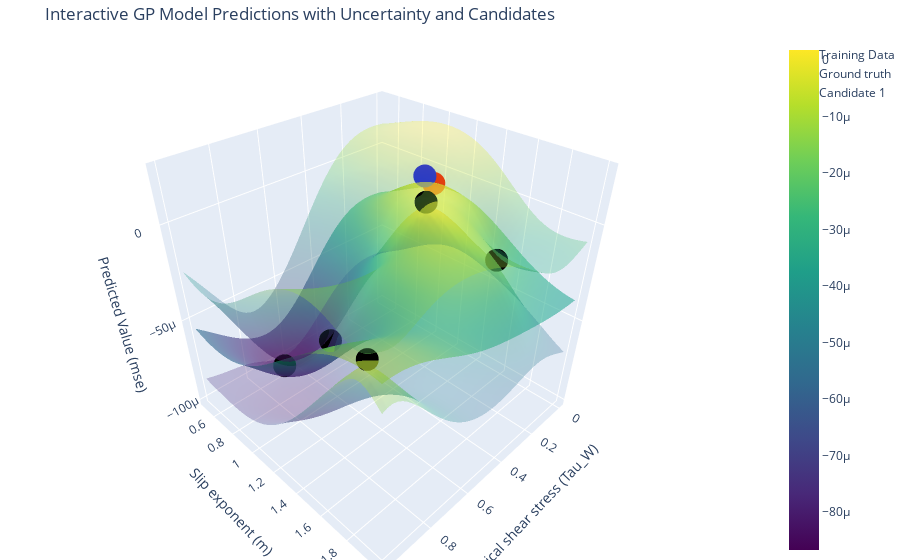

The notebook cell saved with this chart:
### Code cell
fig = go.Figure()



fig.add_trace(go.Surface(
    x=x_grid, y=y_grid, z=pred_mean,
    colorscale='Viridis', opacity=0.6, name="GP Mean"
))


fig.add_trace(go.Surface(
    x=x_grid, y=y_grid, z=pred_mean + pred_std,
    colorscale='Viridis', opacity=0.3, showscale=False, name="GP Mean + Std"
))


fig.add_trace(go.Surface(
    x=x_grid, y=y_grid, z=pred_mean - pred_std,
    colorscale='Viridis', opacity=0.3, showscale=False, name="GP Mean - Std"
))


fig.add_trace(go.Scatter3d(
    x=train_x[:, 0].numpy(),
    y=train_x[:, 1].numpy(),
    z=train_y.flatten().numpy(),
    mode='markers',
    marker=dict(size=8, color='black'),
    name='Training Data'
))

fig.add_trace(go.Scatter3d(
    x=[0.1],
    y=[1],
    z=[0],
    mode='markers',
    marker=dict(size=8, color='blue'),
    name='Ground truth'
)
)

for i in range(candidate.shape[0]):  
    
    cand = model(input_transform(candidate[i].unsqueeze(0)))
    cand_var = torch.diagonal(cand.covariance_matrix, 0)
    cand_mean, _ = outcome_transform.untransform(cand.mean, cand_var)
    
    
    fig.add_trace(go.Scatter3d(
        x=[candidate[i, 0].item()],
        y=[candidate[i, 1].item()],
        z=[cand_mean.item()],
        mode='markers',
        marker=dict(size=8, color='red'),
        name=f'Candidate {i + 1}'
    ))


fig.update_layout(
    scene=dict(
        xaxis_title="Critical shear stress (Tau_W)",
        yaxis_title="Slip exponent (m)",
        zaxis_title="Predicted Value (mse)"
        
        
    ),
    title="Interactive GP Model Predictions with Uncertainty and Candidates",
    margin=dict(l=0, r=0, b=0, t=40)
)

# Show the plot
fig.show()
fig.write_html("gp_model_predictions.html")

### Figure 1 — Plotly figure (JSON) as saved in the notebook; plotly's stock layout.template omitted (floating-point values rounded to 4 significant figures; data arrays with more than 128 entries replaced by an {"elided": "..."} marker saying what was removed)
{"data": [{"colorscale": [[0, "#440154"], [0.1111, "#482878"], [0.2222, "#3e4989"], [0.3333, "#31688e"], [0.4444, "#26828e"], [0.5556, "#1f9e89"], [0.6667, "#35b779"], [0.7778, "#6ece58"], [0.8889, "#b5de2b"], [1, "#fde725"]], "name": "GP Mean", "opacity": 0.6, "type": "surface", "x": {"elided": "50x50 float values"}, "y": {"elided": "50x50 float values"}, "z": {"elided": "50x50 float values"}}, {"colorscale": [[0, "#440154"], [0.1111, "#482878"], [0.2222, "#3e4989"], [0.3333, "#31688e"], [0.4444, "#26828e"], [0.5556, "#1f9e89"], [0.6667, "#35b779"], [0.7778, "#6ece58"], [0.8889, "#b5de2b"], [1, "#fde725"]], "name": "GP Mean + Std", "opacity": 0.3, "showscale": false, "type": "surface", "x": {"elided": "50x50 float values"}, "y": {"elided": "50x50 float values"}, "z": {"elided": "50x50 float values"}}, {"colorscale": [[0, "#440154"], [0.1111, "#482878"], [0.2222, "#3e4989"], [0.3333, "#31688e"], [0.4444, "#26828e"], [0.5556, "#1f9e89"], [0.6667, "#35b779"], [0.7778, "#6ece58"], [0.8889, "#b5de2b"], [1, "#fde725"]], "name": "GP Mean - Std", "opacity": 0.3, "showscale": false, "type": "surface", "x": {"elided": "50x50 float values"}, "y": {"elided": "50x50 float values"}, "z": {"elided": "50x50 float values"}}, {"marker": {"color": "black", "size": 8}, "mode": "markers", "name": "Training Data", "type": "scatter3d", "x": [0.2606, 0.9645, 0.5733, 0.1802, 0.7246], "y": [1.225, 1.862, 0.9118, 1.639, 0.7283], "z": [-4.794e-07, -8.036e-06, -7.225e-05, -2.032e-05, -8.659e-05]}, {"marker": {"color": "blue", "size": 8}, "mode": "markers", "name": "Ground truth", "type": "scatter3d", "x": [0.1], "y": [1], "z": [0]}, {"marker": {"color": "red", "size": 8}, "mode": "markers", "name": "Candidate 1", "type": "scatter3d", "x": [0.06658], "y": [1.029], "z": [-4.484e-06]}], "layout": {"margin": {"b": 0, "l": 0, "r": 0, "t": 40}, "scene": {"xaxis": {"title": {"text": "Critical shear stress (Tau_W)"}}, "yaxis": {"title": {"text": "Slip exponent (m)"}}, "zaxis": {"title": {"text": "Predicted Value (mse)"}}}, "title": {"text": "Interactive GP Model Predictions with Uncertainty and Candidates"}}}
